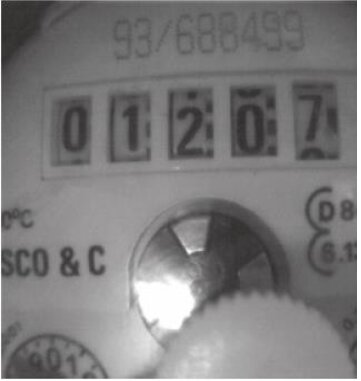
#> input picture TAI/TAI 1/tp1_tp2_images/tp1_tp2_compteur_water_meter.jpg, 361 x 381 px, found by its file name; its folder holds 5 pictures in this run
$ jupyter execute TP1_Exo3_Fixed_Thresholding.ipynb
#> lines starting #> are read from the running program, lines starting #| are printed output that depends on the picture; after the words box and inside, x2 and y2 are one past the last pixel; in counts of white or black regions, pixels touching at a corner belong together
# TP 1 — Exercice 3 : Seuillage fixe d'une image

**Énoncé :** Binariser `tp1_tp2_compteur_water_meter.jpg` (`compteur.jpg`) avec le seuil fixe $T = 80$ :
- Pixels avec niveau de gris $> 80 \rightarrow 255$ (Blanc)
- Pixels avec niveau de gris $\le 80 \rightarrow 0$ (Noir)

Comparer l'implémentation OpenCV (`imgb1`) avec notre algorithme personnel (`imgb2`), puis sauvegarder `imgb1`.

[cell 1]
from pathlib import Path
import math
import time
import cv2
import numpy as np
import matplotlib.pyplot as plt

def find_project_root():
    cwd = Path.cwd().resolve()
    for candidate in (cwd, cwd.parent, cwd.parent.parent):
        if (candidate / "tp1_tp2_images").is_dir():
            return candidate
    raise FileNotFoundError(
        "Impossible de trouver le dossier 'tp1_tp2_images'. "
        "Lancez Jupyter depuis la racine TAI ou depuis tp1_labs / tp2_labs."
    )

ROOT_DIR = find_project_root()
IMG_DIR = ROOT_DIR / "tp1_tp2_images"
OUT_DIR = ROOT_DIR / "tp1_labs" / "outputs"
OUT_DIR.mkdir(parents=True, exist_ok=True)

def load_image(filename, flags=cv2.IMREAD_COLOR):
#> called with filename = 'tp1_tp2_compteur_water_meter.jpg', flags = 0
    path = IMG_DIR / filename
    img = cv2.imread(str(path), flags)
#> img: shape (381, 361); min 42, max 255, mean 123.1
    if img is None:
        raise FileNotFoundError(f"Image introuvable ou illisible: {path}")
    return img

def show_images(items, cols=3, figsize_per_cell=(5, 4)):
    n = len(items)
    rows = math.ceil(n / cols)
    fig, axes = plt.subplots(rows, cols, figsize=(cols * figsize_per_cell[0], rows * figsize_per_cell[1]))
    axes = np.atleast_1d(axes).ravel()
    for ax in axes[n:]:
        ax.axis("off")
    for ax, (title, img) in zip(axes, items):
        if img.ndim == 2:
            ax.imshow(img, cmap="gray", vmin=0, vmax=255)
        elif img.shape[2] == 3:
            ax.imshow(cv2.cvtColor(img, cv2.COLOR_BGR2RGB))
        elif img.shape[2] == 4:
            ax.imshow(cv2.cvtColor(img, cv2.COLOR_BGRA2RGBA))
        ax.set_title(title, fontsize=10)
        ax.axis("off")
    plt.tight_layout()
    plt.show()

print(f"ROOT_DIR : {ROOT_DIR}")
print(f"IMG_DIR  : {IMG_DIR} ({len(list(IMG_DIR.iterdir()))} images)")
print(f"OUT_DIR  : {OUT_DIR}")

[cell 2]
img_gray = load_image("tp1_tp2_compteur_water_meter.jpg", cv2.IMREAD_GRAYSCALE)
SEUIL = 80

# 1) Binarisation avec OpenCV
_, imgb1 = cv2.threshold(img_gray, SEUIL, 255, cv2.THRESH_BINARY)
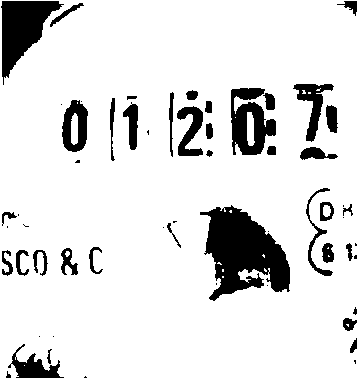
#> imgb1: shape (381, 361); 87.8% white; 58 black regions (20 under 20 px), largest, box (x1, y1, x2, y2) and area: (200, 205, 290, 301) 4994, (1, 1, 64, 85) 2525, (231, 88, 276, 155) 1820

# 2) Binarisation avec fonction personnelle (boucles explicites + NumPy)
def seuillage_fixe_perso(image, seuil=80):
#> called with seuil = 80
    h, w = image.shape
#> h = 381; w = 361
    out = np.zeros((h, w), dtype=np.uint8)
    for y in range(h):
        for x in range(w):
            if image[y, x] > seuil:
                out[y, x] = 255
            else:
                out[y, x] = 0
    return out

imgb2 = seuillage_fixe_perso(img_gray, SEUIL)

# Vérification d'équivalence stricte
identiques = np.array_equal(imgb1, imgb2)
#> identiques = True
print(f"OpenCV et fonction personnelle strictement identiques : {identiques}")
#| OpenCV et fonction personnelle strictement identiques : True

# Enregistrement de imgb1 dans tp1_labs/outputs/
out_path = OUT_DIR / "tp1_exo3_compteur_binary_imgb1.jpg"
cv2.imwrite(str(out_path), imgb1)
print(f"Image binaire sauvegardée : {out_path}")

diff_map = np.abs(imgb1.astype(np.int16) - imgb2.astype(np.int16)).astype(np.uint8)
#> diff_map: shape (381, 361); every value is 0
show_images([
    ("Originale (NG)", img_gray),
    ("Binaire OpenCV (imgb1)", imgb1),
    ("Binaire Perso (imgb2)", imgb2),
    ("Différence |imgb1 - imgb2|", diff_map),
], cols=4)
#> in show_images, `plt.show()`:
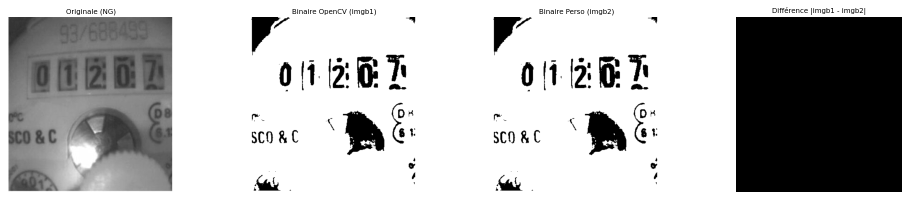
#> figure drawn by matplotlib, 4 panels
